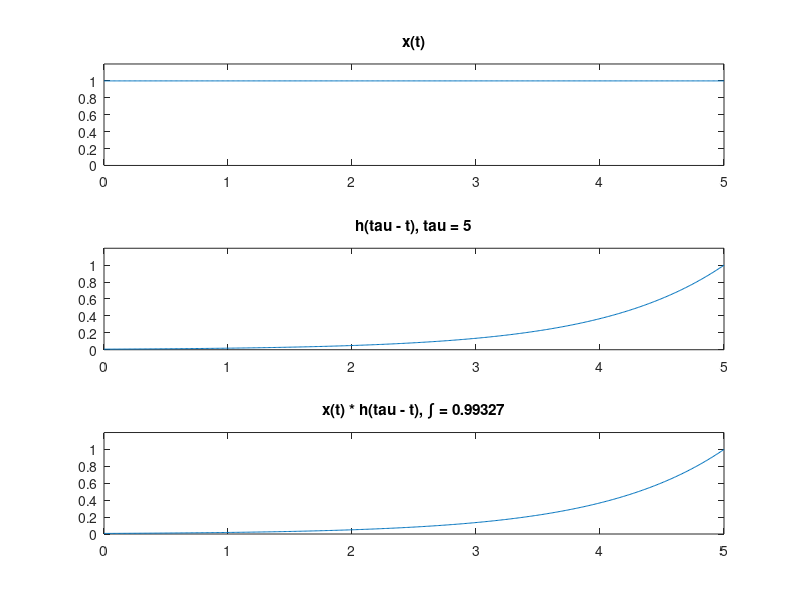

MATLAB code for this plot:
% Continuous-Time Convolution Visualization
t = 0:0.01:5;
dt = t(2) - t(1);
x = ones(size(t));               % x(t) = u(t)
h = exp(-t);                     % h(t) = e^{-t}u(t)

figure;
for tau_idx = 1:20:length(t)
    tau = t(tau_idx);
    h_shifted = interp1(t, h, tau - t, 'linear', 0);  % Flip & shift
    product = x .* h_shifted;
    y_tau = trapz(t, product);                        % Integrate

    clf;
    subplot(3,1,1); plot(t, x); title('x(t)'); ylim([0 1.2]);
    subplot(3,1,2); plot(t, h_shifted); title(['h(tau - t), tau = ' num2str(tau)]); ylim([0 1.2]);
    subplot(3,1,3); plot(t, product); title(['x(t) * h(tau - t), ∫ = ' num2str(y_tau)]); ylim([0 1.2]);

    pause(0.5);  % Animate each step
end
